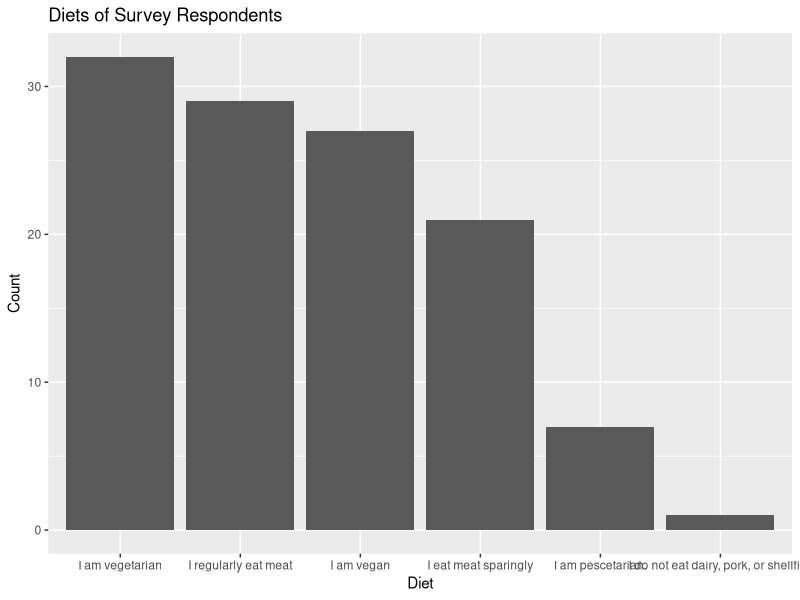
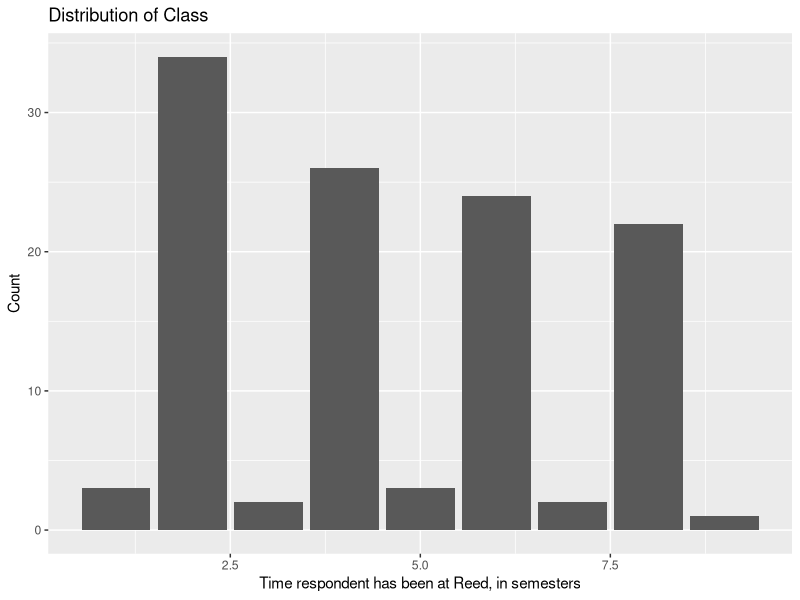
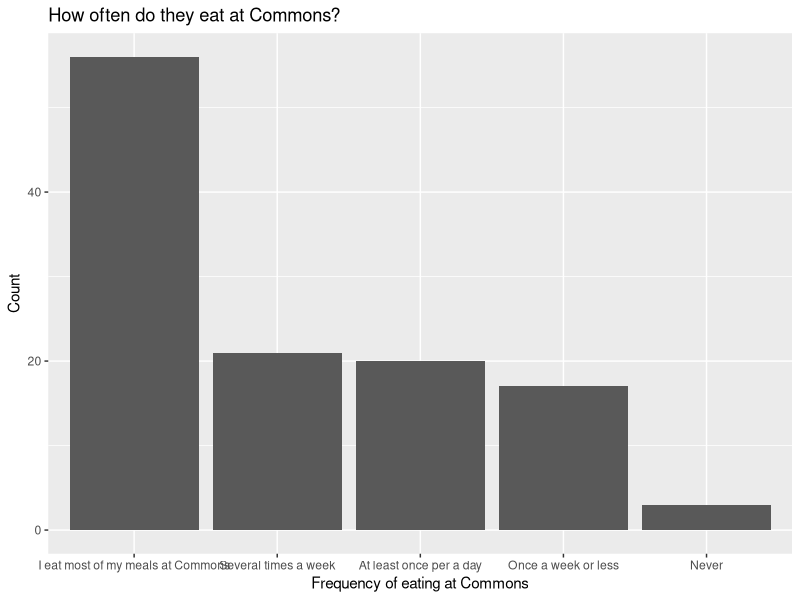
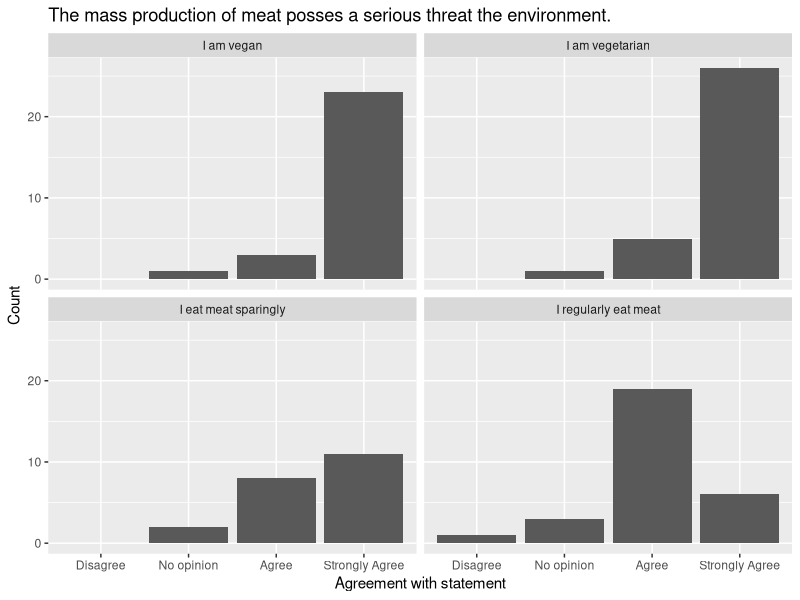
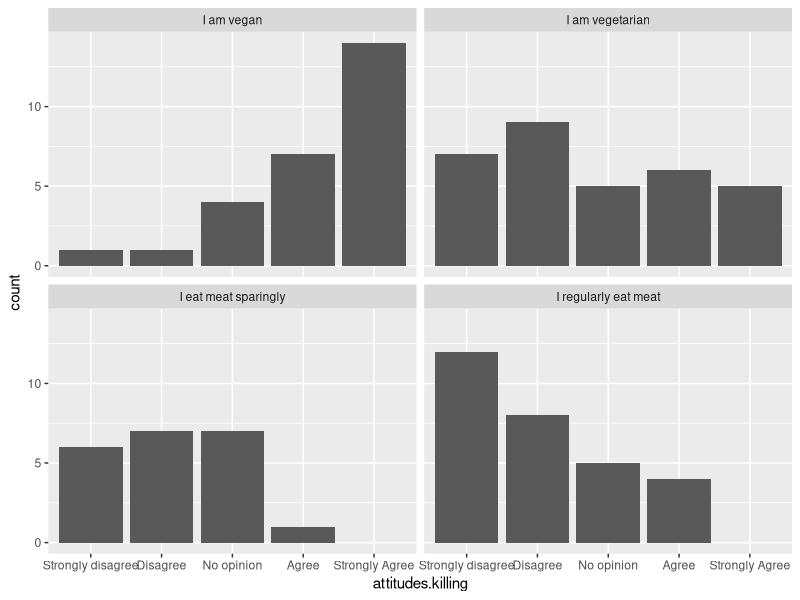
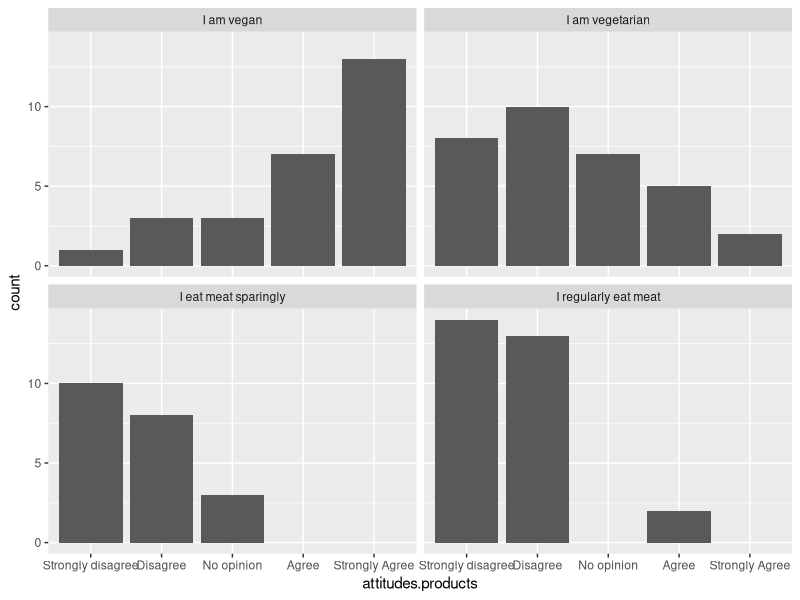
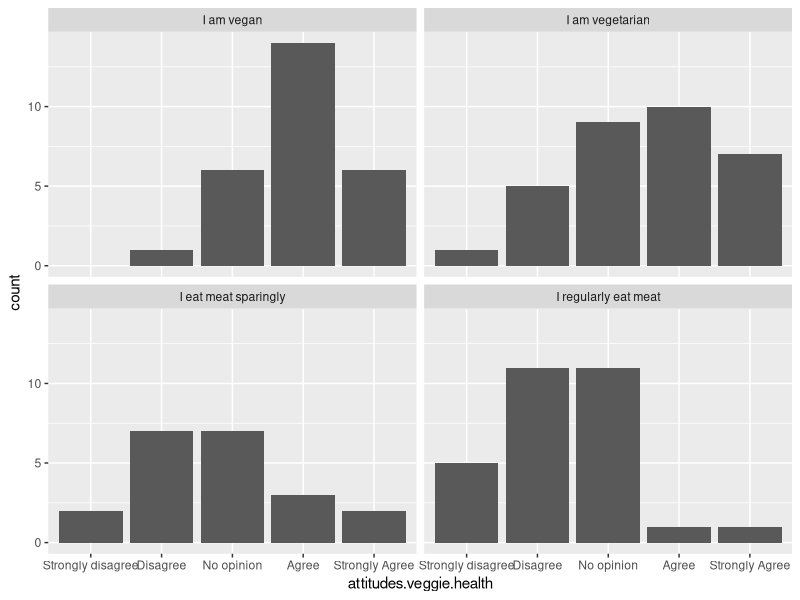
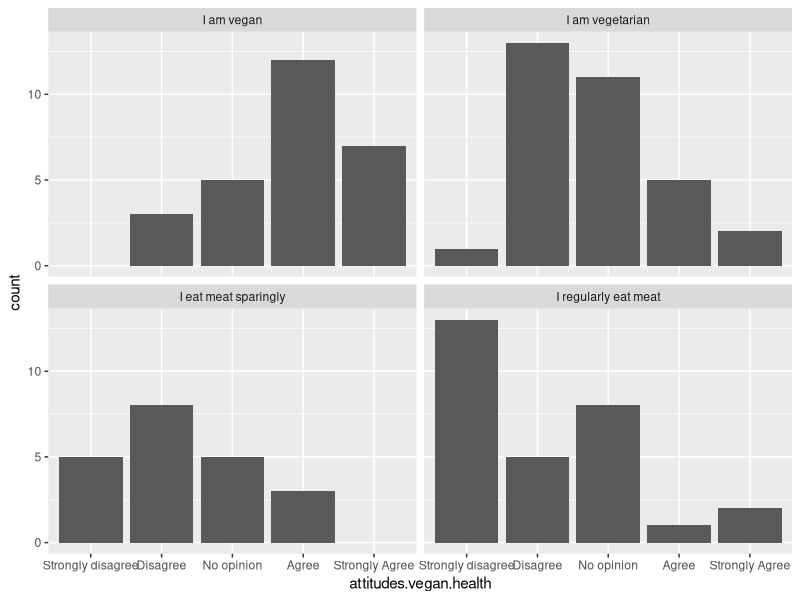

These figures' R source, in order:
## ---- chunk 1
library(dplyr)
library(magrittr)
library(ggplot2)

data <- read.csv("commons_food_animals_clean.csv") %>% tbl_df()

attitude.labels <- c("Strongly disagree",
                     "Disagree",
                     "No opinion",
                     "Agree",
                     "Strongly Agree")


data$attitudes.env <- factor(data$attitudes.env,
    levels = 1:5, labels = attitude.labels, ordered = TRUE)
data$attitudes.killing <- factor(data$attitudes.killing,
    levels = 1:5, labels = attitude.labels, ordered = TRUE)
data$attitudes.products <- factor(data$attitudes.products,
    levels = 1:5, labels = attitude.labels, ordered = TRUE)
data$attitudes.veggie.health <- factor(data$attitudes.veggie.health,
    levels = 1:5, labels = attitude.labels, ordered = TRUE)
data$attitudes.vegan.health <- factor(data$attitudes.vegan.health,
    levels = 1:5, labels = attitude.labels, ordered = TRUE)
data$attitudes.protein <- factor(data$attitudes.protein,
    levels = 1:5, labels = attitude.labels, ordered = TRUE)
data$attitudes.culture <- factor(data$attitudes.culture,
    levels = 1:5, labels = attitude.labels, ordered = TRUE)

data$commons.veggie.good <- factor(data$commons.veggie.good,
    levels = 1:5, labels = attitude.labels, ordered = TRUE)
data$commons.vegan.good <- factor(data$commons.vegan.good,
    levels = 1:5, labels = attitude.labels, ordered = TRUE)
data$commons.vegan.consistent <- factor(data$commons.vegan.consistent,
    levels = 1:5, labels = attitude.labels, ordered = TRUE)
data$commons.veggie.consistent <- factor(data$commons.veggie.consistent,
    levels = 1:5, labels = attitude.labels, ordered = TRUE)
data$commons.respect <- factor(data$commons.respect,
    levels = 1:5, labels = attitude.labels, ordered = TRUE)

## ---- chunk 2
# For the purposes of anaylsis, we are going to group some
# of the more unique responses with larger categories (i.e.
# interpret 'vegan straight edge' as fitting in with the 
# category of 'vegan'.)
data %<>%
  mutate(diet = as.character(diet),
    diet = ifelse(diet == "don't buy meat (eat it at the scrounge)", 
                       "I eat meat sparingly", diet),
         diet = ifelse(diet == "vegan straight edge",
                       "I am vegan", diet))

ggplot(data, aes(x = reorder(diet, diet, function(x)-length(x)) )) + 
  geom_bar() + 
  labs(title = "Diets of Survey Respondents",
       x = "Diet", y = "Count")

ggplot(data, aes(x = time.at.reed)) + geom_bar() + 
  labs(title = "Distribution of Class",
       x = "Time respondent has been at Reed, in semesters",
       y = "Count")

ggplot(data, aes(x = reorder(commons.freq, commons.freq, function(x)-length(x) ))) + 
  geom_bar() + 
  labs(title = "How often do they eat at Commons?",
       x = "Frequency of eating at Commons",
       y = "Count")


## ---- chunk 3
# When faceting across different diets, let's just examine the four main ones
main.diets <- c("I am vegetarian",
                "I am vegan",
                "I regularly eat meat",
                "I eat meat sparingly")
data.diets <-
  data %>%
  filter(diet %in% main.diets)

data.diets %>%
  ggplot(aes(x =  attitudes.env) ) + 
  geom_bar() + 
  facet_wrap(~diet) + 
  labs(title = "The mass production of meat posses a serious threat the environment.",
       x = "Agreement with statement",
       y = "Count")

summary(data$attitudes.env)
## ---- chunk 4
ggplot(data.diets, aes(x = attitudes.killing)) +
  geom_bar() + 
  facet_wrap(~diet)

ggplot(data.diets, aes(x = attitudes.products)) + 
  geom_bar() + 
  facet_wrap(~diet)

ggplot(data.diets, aes(x = attitudes.veggie.health)) + 
  geom_bar() + 
  facet_wrap(~diet)

ggplot(data.diets, aes(x = attitudes.vegan.health)) + 
  geom_bar() + 
  facet_wrap(~diet)

ggplot(data.diets, aes(x = attitudes.protein)) + 
  geom_bar() + 
  facet_wrap(~diet)

ggplot(data.diets, aes(x = attitudes.culture)) + 
  geom_bar() + 
  facet_wrap(~diet)
## ---- chunk 5
ggplot(data.diets, aes(x = commons.veggie.good)) + 
  geom_bar() + 
  facet_wrap(~diet)

ggplot(data.diets, aes(x = commons.vegan.good)) + 
  geom_bar() + 
  facet_wrap(~diet)

ggplot(data.diets, aes(x = commons.veggie.consistent)) + 
  geom_bar() + 
  facet_wrap(~diet)

ggplot(data.diets, aes(x = commons.vegan.consistent)) + 
  geom_bar() + 
  facet_wrap(~diet)

ggplot(data.diets, aes(x = commons.respect)) + 
  geom_bar() + 
  facet_wrap(~diet)

ggplot(data.diets, aes(x = diet, fill = commons.freq)) + 
  geom_bar()
